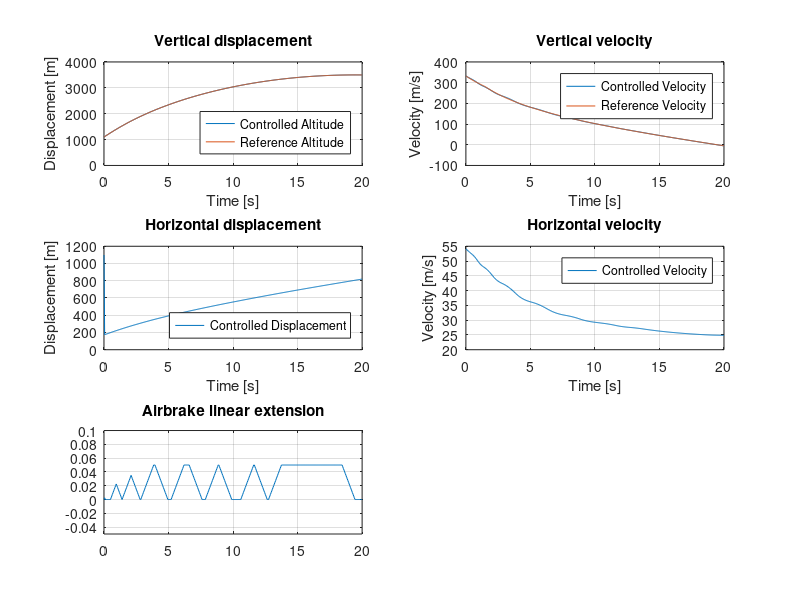

MATLAB code to generate this figure: (Note: this script raises an error after producing the figure.)
clear;

%% Plot simulated state trajectories and control inputs

t = 0:0.05:20;
x = csvread("state.csv");
u = csvread("input.csv");
r = csvread("OptimalTrajectoryDelayed_0.05.csv");

figure

subplot(3,2,1);
plot(t, x(2,:), t, r(1,:));
title("Vertical displacement")
ylim([0, 4000]);
grid on
ylabel('Displacement [m]'); 
xlabel('Time [s]');
legend({'Controlled Altitude', 'Reference Altitude'},'Location','southeast')

subplot(3,2,3);
plot(t, x(1,:));
title("Horizontal displacement")
grid on
ylabel('Displacement [m]');
xlabel('Time [s]');
legend({'Controlled Displacement'},'Location','southeast')

subplot(3,2,2);
plot(t, x(4,:), t, r(2,:));
title("Vertical velocity")
grid on
ylabel('Velocity [m/s]'); 
xlabel('Time [s]');
legend({'Controlled Velocity', 'Reference Velocity'},'Location','northeast')

subplot(3,2,4);
plot(t, x(3,:));
title("Horizontal velocity")
grid on
ylabel('Velocity [m/s]');
xlabel('Time [s]');
legend({'Controlled Velocity'},'Location','northeast')

subplot(3,2,5);
plot(t, u);
title("Airbrake linear extension")
ylim([-0.05, 0.1]);
grid on
yline(0.05, '--k', 'upper constraint');
yline(0, '--k', 'lower constraint');
ylabel('Extension [m]') 
xlabel('Times [s]') 
legend({'Control Input'},'Location','northeast')

subplot(3,2,6);
plot(t, x(5,:));
title("Electrical motor rotational speed")
ylim([-15, 15]);
grid on
yline(5, '--k', 'upper constraint');
yline(-5, '--k', 'lower constraint');
ylabel(' Angular velocity [rad/s]') 
xlabel('Times [s]') 
legend({'Motor input speed'},'Location','northeast')

sgtitle('Controlled Rocket Trajectory');


disp(max(x(2,:)));
disp((max(x(2,:))-3500)/35);

